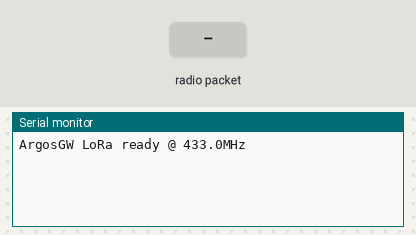
A sketch run on a simulated ESP32. Shown: the last lines printed to the serial monitor. The test bench sets the inputs (shaded band). No radio packets arrive unless stated.

Above: at 1.2 s.
1.3 s: radio packet "1" arrives
At 2.5 s:
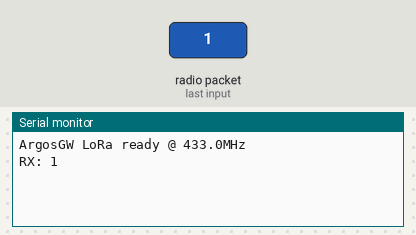
2.8 s: radio packet "0" arrives
At 3.9 s:
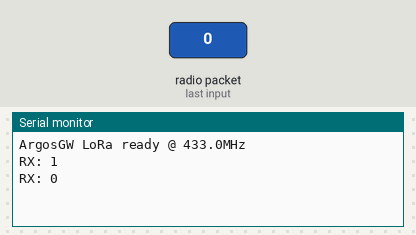
4.3 s: radio packet "2" arrives
At 5.0 s:
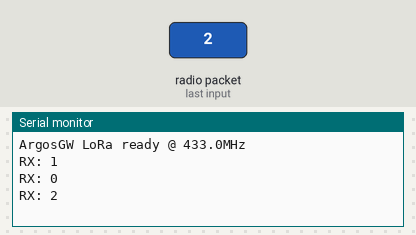

The sketch:

gw_02_lora_gw.ino
```cpp
// ArgosUniversal LoRa Gateway — автогенерация
#include <SPI.h>
#include <LoRa.h>
#include <WiFi.h>
#include <PubSubClient.h>

#define LORA_FREQ    433000000
#define LORA_SS      5
#define LORA_RST     14
#define LORA_DIO0    2
#define MQTT_TOPIC   "argos/lora"

void setup() {
  Serial.begin(115200);
  LoRa.setPins(LORA_SS, LORA_RST, LORA_DIO0);
  if (!LoRa.begin(LORA_FREQ)) while(true);
  // WiFi + MQTT init here
  Serial.println("ArgosGW LoRa ready @ 433.0MHz");
}

void loop() {
  int pktSize = LoRa.parsePacket();
  if (pktSize) {
    String data = "";
    while (LoRa.available()) data += (char)LoRa.read();
    // publish to MQTT
    Serial.println("RX: " + data);
  }
}
```

Measured:
- after the input at 1.3 s, the serial monitor: prints a new line at once (image 1)
- after the input at 2.8 s, the serial monitor: prints a new line at once (image 2)
- after the input at 4.3 s, the serial monitor: prints a new line at once (image 3)
